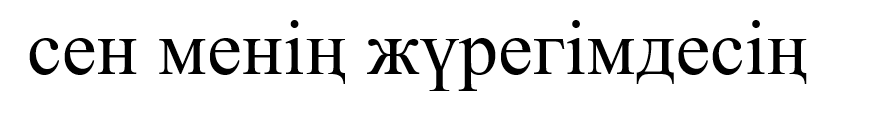
#> input picture Lab7_NewView/Photo/original_images/phrase.png, 882 x 116 px
$ python to_cut_mono.py
#> lines starting #> are read from the running program, lines starting #| are printed output that depends on the picture; after the words box and inside, x2 and y2 are one past the last pixel; in counts of white or black regions, pixels touching at a corner belong together
from PIL import Image, ImageOps

def crop_and_convert_to_mono(input_path, output_path):
    # Загружаем изображение
#> called with input_path = '../Photo/original_images/phrase.png', output_path = '../Photo/mono&cut/phrase.bmp'
    img = Image.open(input_path)
#> img is the input picture: PIL image 882x116 RGBA; mean R, G, B, A 230.5, 230.5, 230.5, 255

    # Конвертируем в оттенки серого, если это не так
    if img.mode != 'L':
        img = img.convert('L')
#> img: PIL image 882x116 L

    # Инвертируем цвета для поиска bbox
    inverted_img = ImageOps.invert(img)
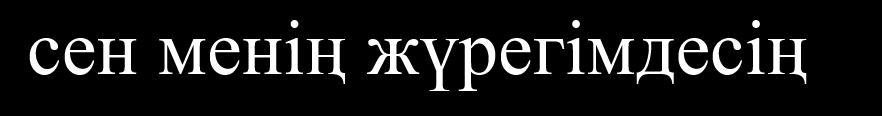
#> inverted_img: PIL image 882x116 L; min 0, max 255, mean 24.5

    # Находим ограничивающий прямоугольник вокруг текста
    bbox = inverted_img.getbbox()
#> bbox = (29, 20, 807, 91)

    if bbox:
        cropped_img = img.crop(bbox)
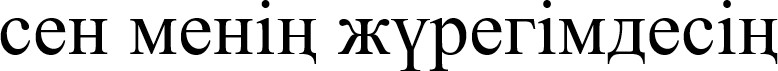
#> cropped_img: PIL image 778x71 L; min 0, max 255, mean 209.6
    else:
        cropped_img = img  # если bbox не найден - оставляем как есть

    # Преобразуем в монохромный режим с порогом 128
    threshold = 128
    mono_img = cropped_img.point(lambda p: 255 if p > threshold else 0, '1')
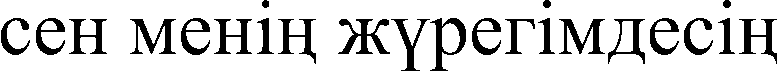
#> mono_img: PIL image 778x71 1; 82.5% white; 23 black regions, largest, box (x1, y1, x2, y2) and area: (338, 19, 390, 54) 747, (430, 18, 466, 71) 665, (559, 19, 605, 54) 651

    # Сохраняем результат
    mono_img.save(output_path)
    print(f"Сохранено обрезанное монохромное изображение: {output_path}")

# Вызов функции
crop_and_convert_to_mono('../Photo/original_images/phrase.png', '../Photo/mono&cut/phrase.bmp')

$ run again, with Lab7_NewView/Photo/mono&cut/alph1.bmp saved as Lab7_NewView/Photo/original_images/phrase.png
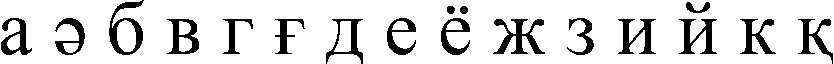
#> input picture Lab7_NewView/Photo/mono&cut/alph1.bmp, 834 x 64 px
#> in crop_and_convert_to_mono, img is the input picture: PIL image 834x64 1; 85.7% white; 18 black regions, largest, box (x1, y1, x2, y2) and area: (493, 19, 545, 54) 747, (109, 0, 144, 55) 674, (679, 19, 717, 54) 573
#> bbox = (1, 0, 833, 64)
#> in crop_and_convert_to_mono, `cropped_img = img.crop(bbox)`:
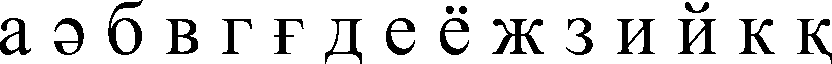
#> cropped_img: PIL image 832x64 L; 85.7% white; 18 black regions, largest, box (x1, y1, x2, y2) and area: (492, 19, 544, 54) 747, (108, 0, 143, 55) 674, (678, 19, 716, 54) 573

$ run again, with Lab7_NewView/Photo/mono&cut/alph2.bmp saved as Lab7_NewView/Photo/original_images/phrase.png
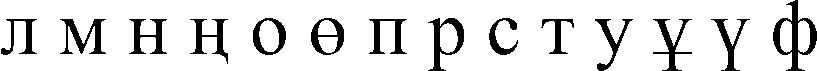
#> input picture Lab7_NewView/Photo/mono&cut/alph2.bmp, 817 x 71 px
#> in crop_and_convert_to_mono, img is the input picture: PIL image 817x71 1; 87.1% white; 14 black regions, largest, box (x1, y1, x2, y2) and area: (773, 0, 817, 71) 965, (428, 18, 464, 71) 665, (60, 19, 106, 54) 626
#> bbox = (1, 0, 817, 71)
#> in crop_and_convert_to_mono, `cropped_img = img.crop(bbox)`:
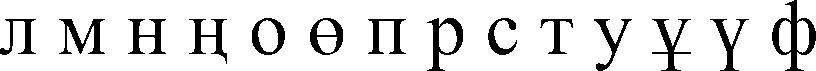
#> cropped_img: PIL image 816x71 L; 87% white; 14 black regions, largest, box (x1, y1, x2, y2) and area: (772, 0, 816, 71) 965, (427, 18, 463, 71) 665, (59, 19, 105, 54) 626

$ run again, with Lab7_NewView/Photo/mono&cut/alph3.bmp saved as Lab7_NewView/Photo/original_images/phrase.png
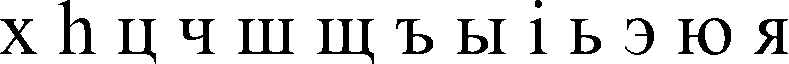
#> input picture Lab7_NewView/Photo/mono&cut/alph3.bmp, 789 x 64 px
#> in crop_and_convert_to_mono, img is the input picture: PIL image 789x64 1; 85.8% white; 15 black regions, largest, box (x1, y1, x2, y2) and area: (317, 19, 374, 64) 836, (238, 19, 294, 54) 787, (678, 18, 731, 55) 753
#> bbox = (0, 0, 788, 64)
#> in crop_and_convert_to_mono, `cropped_img = img.crop(bbox)`:
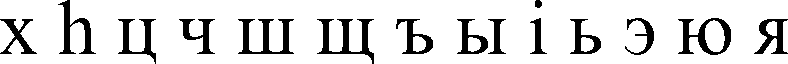
#> cropped_img: PIL image 788x64 L; 85.8% white; 15 black regions, largest, box (x1, y1, x2, y2) and area: (317, 19, 374, 64) 836, (238, 19, 294, 54) 787, (678, 18, 731, 55) 753
